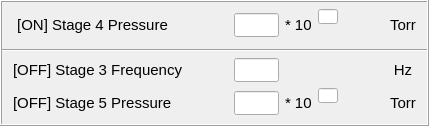
       <widget class="QFrame" name="frame_Parameters_2">
        <property name="font">
         <font>
          <family>Cantarell</family>
         </font>
        </property>
        <property name="autoFillBackground">
         <bool>false</bool>
        </property>
        <property name="frameShape">
         <enum>QFrame::Box</enum>
        </property>
        <property name="frameShadow">
         <enum>QFrame::Raised</enum>
        </property>
        <layout class="QGridLayout" name="gridLayout_15">
         <property name="leftMargin">
          <number>0</number>
         </property>
         <property name="topMargin">
          <number>0</number>
         </property>
         <property name="rightMargin">
          <number>0</number>
         </property>
         <property name="bottomMargin">
          <number>0</number>
         </property>
         <property name="spacing">
          <number>6</number>
         </property>
         <item row="0" column="0">
          <layout class="QGridLayout" name="Parameters_4">
           <property name="spacing">
            <number>6</number>
           </property>
           <item row="3" column="0" colspan="9">
            <widget class="Line" name="line_54">
             <property name="font">
              <font>
               <family>Cantarell</family>
              </font>
             </property>
             <property name="orientation">
              <enum>Qt::Horizontal</enum>
             </property>
            </widget>
           </item>
           <item row="5" column="5">
            <widget class="PyDMLineEdit" name="PyDMLineEdit_43">
             <property name="minimumSize">
              <size>
               <width>20</width>
               <height>15</height>
              </size>
             </property>
             <property name="maximumSize">
              <size>
               <width>20</width>
               <height>15</height>
              </size>
             </property>
             <property name="font">
              <font>
               <family>Cantarell</family>
               <pointsize>8</pointsize>
              </font>
             </property>
             <property name="toolTip">
              <string/>
             </property>
             <property name="whatsThis">
              <string/>
             </property>
             <property name="alignment">
              <set>Qt::AlignCenter</set>
             </property>
             <property name="alarmSensitiveBorder" stdset="0">
              <bool>false</bool>
             </property>
             <property name="channel" stdset="0">
              <string>ca://${IOC}:SYSTEM:OffPressureExp</string>
             </property>
            </widget>
           </item>
           <item row="1" column="3" rowspan="2">
            <widget class="PyDMLineEdit" name="PyDMLineEdit_22">
             <property name="minimumSize">
              <size>
               <width>45</width>
               <height>24</height>
              </size>
             </property>
             <property name="maximumSize">
              <size>
               <width>45</width>
               <height>24</height>
              </size>
             </property>
             <property name="font">
              <font>
               <family>Cantarell</family>
               <pointsize>11</pointsize>
              </font>
             </property>
             <property name="toolTip">
              <string/>
             </property>
             <property name="whatsThis">
              <string/>
             </property>
             <property name="alignment">
              <set>Qt::AlignCenter</set>
             </property>
             <property name="alarmSensitiveBorder" stdset="0">
              <bool>false</bool>
             </property>
             <property name="channel" stdset="0">
              <string>ca://${IOC}:SYSTEM:OnPressureBase</string>
             </property>
            </widget>
           </item>
           <item row="2" column="5">
            <widget class="QLabel" name="label">
             <property name="minimumSize">
              <size>
               <width>0</width>
               <height>10</height>
              </size>
             </property>
             <property name="maximumSize">
              <size>
               <width>16777215</width>
               <height>5</height>
              </size>
             </property>
             <property name="font">
              <font>
               <family>Cantarell</family>
              </font>
             </property>
             <property name="text">
              <string/>
             </property>
            </widget>
           </item>
           <item row="0" column="1">
            <spacer name="verticalSpacer_16">
             <property name="font">
              <font>
               <family>Cantarell</family>
              </font>
             </property>
             <property name="orientation">
              <enum>Qt::Vertical</enum>
             </property>
             <property name="sizeType">
              <enum>QSizePolicy::Fixed</enum>
             </property>
             <property name="sizeHint" stdset="0">
              <size>
               <width>20</width>
               <height>5</height>
              </size>
             </property>
            </spacer>
           </item>
           <item row="5" column="1" rowspan="2">
            <widget class="QLabel" name="label_306">
             <property name="minimumSize">
              <size>
               <width>0</width>
               <height>20</height>
              </size>
             </property>
             <property name="maximumSize">
              <size>
               <width>16777215</width>
               <height>20</height>
              </size>
             </property>
             <property name="font">
              <font>
               <family>Cantarell</family>
               <pointsize>11</pointsize>
              </font>
             </property>
             <property name="text">
              <string>[OFF] Stage 5 Pressure</string>
             </property>
             <property name="alignment">
              <set>Qt::AlignLeading|Qt::AlignLeft|Qt::AlignVCenter</set>
             </property>
            </widget>
           </item>
           <item row="4" column="3">
            <widget class="PyDMLineEdit" name="PyDMLineEdit_42">
             <property name="minimumSize">
              <size>
               <width>45</width>
               <height>24</height>
              </size>
             </property>
             <property name="maximumSize">
              <size>
               <width>45</width>
               <height>24</height>
              </size>
             </property>
             <property name="font">
              <font>
               <family>Cantarell</family>
               <pointsize>11</pointsize>
              </font>
             </property>
             <property name="toolTip">
              <string/>
             </property>
             <property name="whatsThis">
              <string/>
             </property>
             <property name="alignment">
              <set>Qt::AlignCenter</set>
             </property>
             <property name="alarmSensitiveBorder" stdset="0">
              <bool>false</bool>
             </property>
             <property name="channel" stdset="0">
              <string>ca://${IOC}:SYSTEM:OffFrequency</string>
             </property>
            </widget>
           </item>
           <item row="1" column="1" rowspan="2">
            <widget class="QLabel" name="label_304">
             <property name="minimumSize">
              <size>
               <width>0</width>
               <height>20</height>
              </size>
             </property>
             <property name="maximumSize">
              <size>
               <width>16777215</width>
               <height>20</height>
              </size>
             </property>
             <property name="font">
              <font>
               <family>Cantarell</family>
               <pointsize>11</pointsize>
              </font>
             </property>
             <property name="text">
              <string> [ON] Stage 4 Pressure</string>
             </property>
             <property name="alignment">
              <set>Qt::AlignLeading|Qt::AlignLeft|Qt::AlignVCenter</set>
             </property>
            </widget>
           </item>
           <item row="5" column="4" rowspan="2">
            <widget class="QLabel" name="label_303">
             <property name="minimumSize">
              <size>
               <width>0</width>
               <height>20</height>
              </size>
             </property>
             <property name="maximumSize">
              <size>
               <width>16777215</width>
               <height>20</height>
              </size>
             </property>
             <property name="font">
              <font>
               <family>Cantarell</family>
               <pointsize>11</pointsize>
              </font>
             </property>
             <property name="text">
              <string>* 10</string>
             </property>
            </widget>
           </item>
           <item row="4" column="1">
            <widget class="QLabel" name="label_305">
             <property name="minimumSize">
              <size>
               <width>0</width>
               <height>20</height>
              </size>
             </property>
             <property name="maximumSize">
              <size>
               <width>16777215</width>
               <height>20</height>
              </size>
             </property>
             <property name="font">
              <font>
               <family>Cantarell</family>
               <pointsize>11</pointsize>
              </font>
             </property>
             <property name="text">
              <string>[OFF] Stage 3 Frequency</string>
             </property>
             <property name="alignment">
              <set>Qt::AlignLeading|Qt::AlignLeft|Qt::AlignVCenter</set>
             </property>
            </widget>
           </item>
           <item row="5" column="7" rowspan="2">
            <widget class="PyDMLabel" name="PyDMLabel_50">
             <property name="minimumSize">
              <size>
               <width>0</width>
               <height>20</height>
              </size>
             </property>
             <property name="maximumSize">
              <size>
               <width>16777215</width>
               <height>20</height>
              </size>
             </property>
             <property name="font">
              <font>
               <family>Cantarell</family>
               <pointsize>11</pointsize>
              </font>
             </property>
             <property name="toolTip">
              <string/>
             </property>
             <property name="whatsThis">
              <string/>
             </property>
             <property name="text">
              <string>Torr</string>
             </property>
             <property name="alignment">
              <set>Qt::AlignCenter</set>
             </property>
             <property name="alarmSensitiveBorder" stdset="0">
              <bool>false</bool>
             </property>
             <property name="channel" stdset="0">
              <string>ca://${IOC}:SYSTEM:OffPressureBase.EGU</string>
             </property>
            </widget>
           </item>
           <item row="4" column="7">
            <widget class="PyDMLabel" name="PyDMLabel_49">
             <property name="minimumSize">
              <size>
               <width>0</width>
               <height>20</height>
              </size>
             </property>
             <property name="maximumSize">
              <size>
               <width>16777215</width>
               <height>20</height>
              </size>
             </property>
             <property name="font">
              <font>
               <family>Cantarell</family>
               <pointsize>11</pointsize>
              </font>
             </property>
             <property name="toolTip">
              <string/>
             </property>
             <property name="whatsThis">
              <string/>
             </property>
             <property name="text">
              <string>Hz</string>
             </property>
             <property name="alignment">
              <set>Qt::AlignCenter</set>
             </property>
             <property name="alarmSensitiveBorder" stdset="0">
              <bool>false</bool>
             </property>
             <property name="channel" stdset="0">
              <string>ca://${IOC}:SYSTEM:OffFrequency.EGU</string>
             </property>
            </widget>
           </item>
           <item row="7" column="1">
            <spacer name="verticalSpacer_15">
             <property name="font">
              <font>
               <family>Cantarell</family>
              </font>
             </property>
             <property name="orientation">
              <enum>Qt::Vertical</enum>
             </property>
             <property name="sizeType">
              <enum>QSizePolicy::Fixed</enum>
             </property>
             <property name="sizeHint" stdset="0">
              <size>
               <width>20</width>
               <height>5</height>
              </size>
             </property>
            </spacer>
           </item>
           <item row="1" column="5">
            <widget class="PyDMLineEdit" name="PyDMLineEdit">
             <property name="minimumSize">
              <size>
               <width>20</width>
               <height>10</height>
              </size>
             </property>
             <property name="maximumSize">
              <size>
               <width>20</width>
               <height>15</height>
              </size>
             </property>
             <property name="font">
              <font>
               <family>Cantarell</family>
               <pointsize>8</pointsize>
              </font>
             </property>
             <property name="toolTip">
              <string/>
             </property>
             <property name="whatsThis">
              <string/>
             </property>
             <property name="alignment">
              <set>Qt::AlignLeading|Qt::AlignLeft|Qt::AlignVCenter</set>
             </property>
             <property name="alarmSensitiveBorder" stdset="0">
              <bool>false</bool>
             </property>
             <property name="channel" stdset="0">
              <string>ca://${IOC}:SYSTEM:OnPressureExp</string>
             </property>
            </widget>
           </item>
           <item row="1" column="4" rowspan="2">
            <widget class="QLabel" name="label_302">
             <property name="minimumSize">
              <size>
               <width>0</width>
               <height>20</height>
              </size>
             </property>
             <property name="maximumSize">
              <size>
               <width>16777215</width>
               <height>20</height>
              </size>
             </property>
             <property name="font">
              <font>
               <family>Cantarell</family>
               <pointsize>11</pointsize>
              </font>
             </property>
             <property name="text">
              <string>* 10</string>
             </property>
            </widget>
           </item>
           <item row="1" column="6">
            <spacer name="horizontalSpacer_15">
             <property name="font">
              <font>
               <family>Cantarell</family>
              </font>
             </property>
             <property name="orientation">
              <enum>Qt::Horizontal</enum>
             </property>
             <property name="sizeHint" stdset="0">
              <size>
               <width>40</width>
               <height>20</height>
              </size>
             </property>
            </spacer>
           </item>
           <item row="4" column="0">
            <spacer name="horizontalSpacer_3">
             <property name="font">
              <font>
               <family>Cantarell</family>
              </font>
             </property>
             <property name="orientation">
              <enum>Qt::Horizontal</enum>
             </property>
             <property name="sizeType">
              <enum>QSizePolicy::Fixed</enum>
             </property>
             <property name="sizeHint" stdset="0">
              <size>
               <width>5</width>
               <height>20</height>
              </size>
             </property>
            </spacer>
           </item>
           <item row="1" column="7" rowspan="2">
            <widget class="PyDMLabel" name="PyDMLabel_44">
             <property name="minimumSize">
              <size>
               <width>0</width>
               <height>20</height>
              </size>
             </property>
             <property name="maximumSize">
              <size>
               <width>16777215</width>
               <height>20</height>
              </size>
             </property>
             <property name="font">
              <font>
               <family>Cantarell</family>
               <pointsize>11</pointsize>
              </font>
             </property>
             <property name="toolTip">
              <string/>
             </property>
             <property name="whatsThis">
              <string/>
             </property>
             <property name="text">
              <string>Torr</string>
             </property>
             <property name="alignment">
              <set>Qt::AlignCenter</set>
             </property>
             <property name="alarmSensitiveBorder" stdset="0">
              <bool>false</bool>
             </property>
             <property name="channel" stdset="0">
              <string>ca://${IOC}:SYSTEM:OnPressureBase.EGU</string>
             </property>
            </widget>
           </item>
           <item row="6" column="5">
            <widget class="QLabel" name="label_2">
             <property name="minimumSize">
              <size>
               <width>0</width>
               <height>10</height>
              </size>
             </property>
             <property name="maximumSize">
              <size>
               <width>16777215</width>
               <height>5</height>
              </size>
             </property>
             <property name="font">
              <font>
               <family>Cantarell</family>
              </font>
             </property>
             <property name="text">
              <string/>
             </property>
            </widget>
           </item>
           <item row="4" column="8">
            <spacer name="horizontalSpacer_4">
             <property name="font">
              <font>
               <family>Cantarell</family>
              </font>
             </property>
             <property name="orientation">
              <enum>Qt::Horizontal</enum>
             </property>
             <property name="sizeType">
              <enum>QSizePolicy::Fixed</enum>
             </property>
             <property name="sizeHint" stdset="0">
              <size>
               <width>5</width>
               <height>20</height>
              </size>
             </property>
            </spacer>
           </item>
           <item row="5" column="3" rowspan="2">
            <widget class="PyDMLineEdit" name="PyDMLineEdit_21">
             <property name="minimumSize">
              <size>
               <width>45</width>
               <height>24</height>
              </size>
             </property>
             <property name="maximumSize">
              <size>
               <width>45</width>
               <height>24</height>
              </size>
             </property>
             <property name="font">
              <font>
               <family>Cantarell</family>
               <pointsize>11</pointsize>
              </font>
             </property>
             <property name="toolTip">
              <string/>
             </property>
             <property name="whatsThis">
              <string/>
             </property>
             <property name="alignment">
              <set>Qt::AlignCenter</set>
             </property>
             <property name="alarmSensitiveBorder" stdset="0">
              <bool>false</bool>
             </property>
             <property name="channel" stdset="0">
              <string>ca://${IOC}:SYSTEM:OffPressureBase</string>
             </property>
            </widget>
           </item>
           <item row="1" column="2">
            <spacer name="horizontalSpacer_16">
             <property name="font">
              <font>
               <family>Cantarell</family>
              </font>
             </property>
             <property name="orientation">
              <enum>Qt::Horizontal</enum>
             </property>
             <property name="sizeHint" stdset="0">
              <size>
               <width>40</width>
               <height>20</height>
              </size>
             </property>
            </spacer>
           </item>
          </layout>
         </item>
        </layout>
       </widget>
